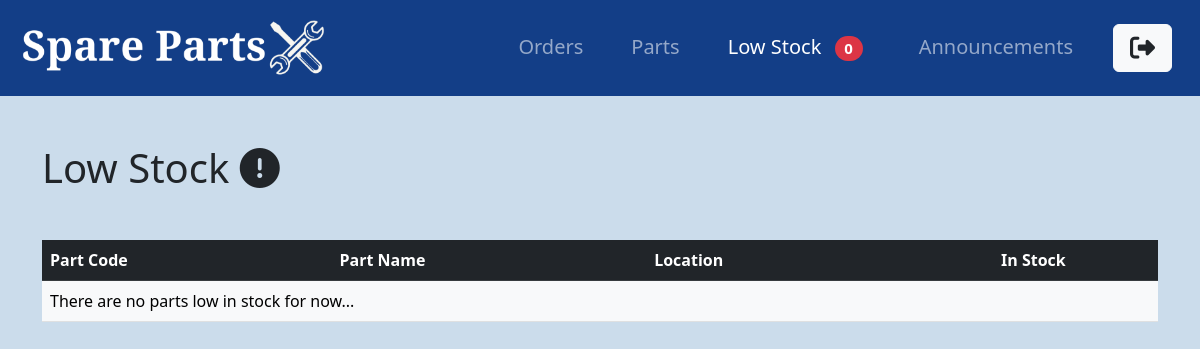
The page /parts/low-stock/ (signed in) on the database as committed earlier.
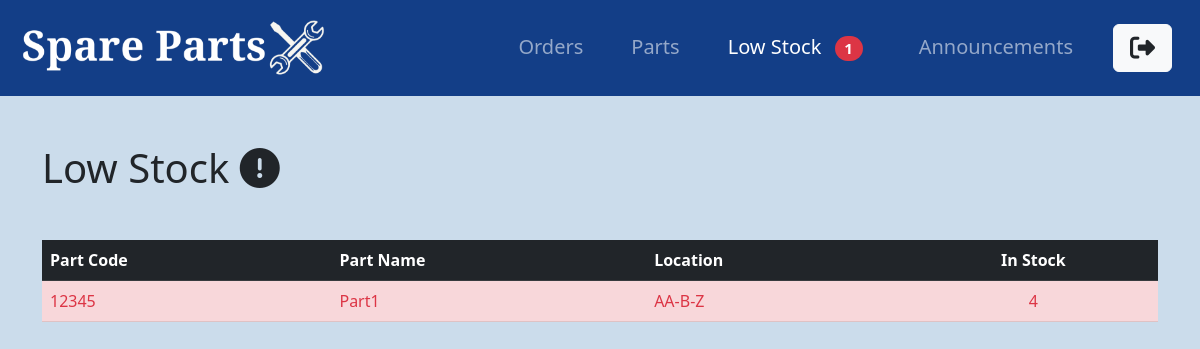
The same page on the database as committed later.
### parts/models.py (models this page shows, shortened)
class Part(models.Model):
    code = models.CharField(max_length=50, unique=True)
    name = models.CharField(max_length=100)
    num_in_stock = models.PositiveIntegerField(default=0)
    low_stock_warning = models.PositiveIntegerField(default=0)
    location = models.CharField(max_length=10, help_text="Format: AB-A-5")
    def is_low_stock(self):
        return self.num_in_stock <= self.low_stock_warning

### parts/views.py (the view, shortened to what this page needs)
# urls.py: path('low-stock/', LowStockListView.as_view(), name='low-stock')
class LowStockListView(LoginRequiredMixin, UserPassesTestMixin, ListView):
    model = Part
    context_object_name = 'parts'
    template_name = 'parts/low_stock.html'
    def get_queryset(self):
        all_parts = Part.objects.all()
        low_stock_parts = [part for part in all_parts if part.is_low_stock()]
        return low_stock_parts
    def test_func(self):
        return self.request.user.profile.user_group == 'store_manager'

### parts/context_processors.py (called while the page is built)
def low_stock_count(request):
    count = Part.objects.filter(num_in_stock__lte=F('low_stock_warning')).count()
    return {'low_stock_count': count}

### parts/templates/parts/low_stock.html (shortened to what this page needs)
{% extends "parts/base.html" %}
{% block content %}
    <h1 class="my-5">Low Stock <i class="fa-solid fa-circle-exclamation"></i></h1>
    <table class="table table-light parts">
        <thead class="table-dark">
            <tr>
                <th>Part Code</th>
                <th>Part Name</th>
                <th>Location</th>
                <th class="text-center">In Stock</th>
            </tr>
        </thead>
        <tbody>
            {% if parts %}
                {% for part in parts %}
                    <tr data-href="{% url 'part-detail' part.id %}" class="table-danger text-danger part-detail-ls-link">
                        <td>{{ part.code }}</td>
                        <td>{{ part.name }}</td>
                        <td>{{ part.location }}</td>
                        <td class="text-center">{{ part.num_in_stock }}</td>
                    </tr>
                {% endfor %}
            {% else %}
                <tr>
                    <td colspan="4">There are no parts low in stock for now...</td>
                </tr>
            {% endif %}
        </tbody>
    </table>
{% endblock content %}

Rows that differ between the two databases and show on the page:
now on this page (row edited): Part: code "12345", name "Part1", location "AA-B-Z", num_in_stock "4"
Other text that changed with them:
{{ low_stock_count }}: "0" → "1"
text no longer shown: "There are no parts low in stock for now..."
